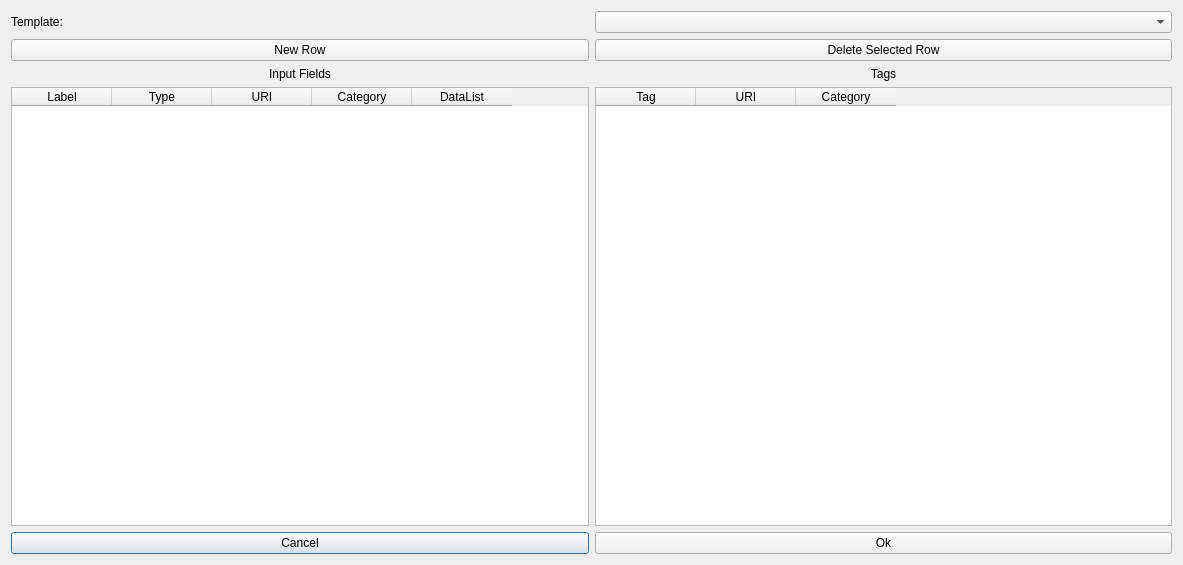
<?xml version="1.0" encoding="UTF-8"?>
<ui version="4.0">
 <class>dialogAnnoTemplate</class>
 <widget class="QDialog" name="dialogAnnoTemplate">
  <property name="geometry">
   <rect>
    <x>0</x>
    <y>0</y>
    <width>1183</width>
    <height>565</height>
   </rect>
  </property>
  <property name="windowTitle">
   <string>Edit Annotation Templates</string>
  </property>
  <layout class="QGridLayout" name="gridLayout">
   <item row="4" column="0">
    <widget class="QPushButton" name="cancelButton">
     <property name="text">
      <string>Cancel</string>
     </property>
    </widget>
   </item>
   <item row="0" column="0">
    <widget class="QLabel" name="label">
     <property name="text">
      <string>Template:</string>
     </property>
    </widget>
   </item>
   <item row="0" column="1">
    <widget class="QComboBox" name="templateCBox"/>
   </item>
   <item row="1" column="1">
    <widget class="QPushButton" name="deleteRowButton">
     <property name="text">
      <string>Delete Selected Row</string>
     </property>
    </widget>
   </item>
   <item row="1" column="0">
    <widget class="QPushButton" name="newRowButton">
     <property name="text">
      <string>New Row</string>
     </property>
    </widget>
   </item>
   <item row="4" column="1">
    <widget class="QPushButton" name="okButton">
     <property name="text">
      <string>Ok</string>
     </property>
    </widget>
   </item>
   <item row="3" column="0">
    <widget class="QTableWidget" name="annotemplateWidget">
     <property name="sizePolicy">
      <sizepolicy hsizetype="MinimumExpanding" vsizetype="Expanding">
       <horstretch>0</horstretch>
       <verstretch>0</verstretch>
      </sizepolicy>
     </property>
     <column>
      <property name="text">
       <string>Label</string>
      </property>
     </column>
     <column>
      <property name="text">
       <string>Type</string>
      </property>
     </column>
     <column>
      <property name="text">
       <string>URI</string>
      </property>
     </column>
     <column>
      <property name="text">
       <string>Category</string>
      </property>
     </column>
     <column>
      <property name="text">
       <string>DataList</string>
      </property>
     </column>
    </widget>
   </item>
   <item row="3" column="1">
    <widget class="QTableWidget" name="annotagWidget">
     <property name="sizePolicy">
      <sizepolicy hsizetype="MinimumExpanding" vsizetype="Expanding">
       <horstretch>0</horstretch>
       <verstretch>0</verstretch>
      </sizepolicy>
     </property>
     <column>
      <property name="text">
       <string>Tag</string>
      </property>
     </column>
     <column>
      <property name="text">
       <string>URI</string>
      </property>
     </column>
     <column>
      <property name="text">
       <string>Category</string>
      </property>
     </column>
    </widget>
   </item>
   <item row="2" column="0">
    <widget class="QLabel" name="label_2">
     <property name="text">
      <string>Input Fields</string>
     </property>
     <property name="alignment">
      <set>Qt::AlignCenter</set>
     </property>
    </widget>
   </item>
   <item row="2" column="1">
    <widget class="QLabel" name="label_3">
     <property name="text">
      <string>Tags</string>
     </property>
     <property name="alignment">
      <set>Qt::AlignCenter</set>
     </property>
    </widget>
   </item>
  </layout>
 </widget>
 <resources/>
 <connections/>
</ui>
